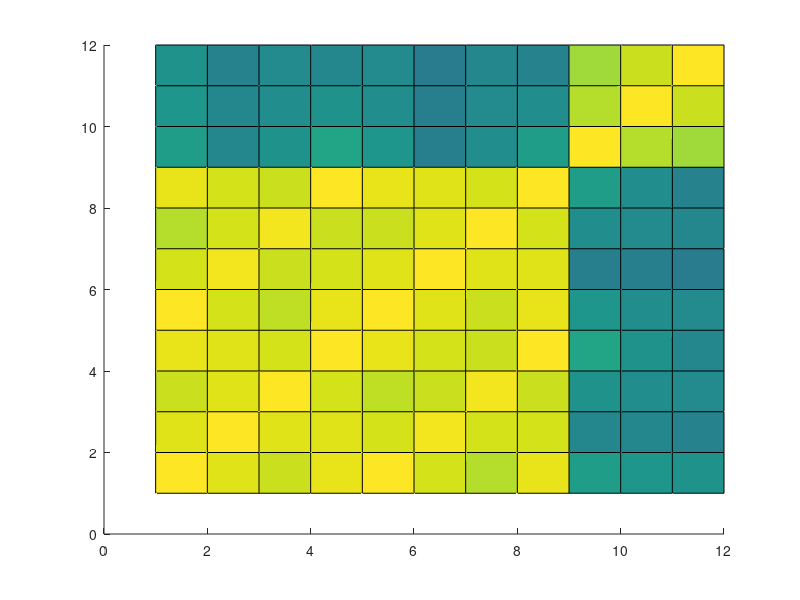
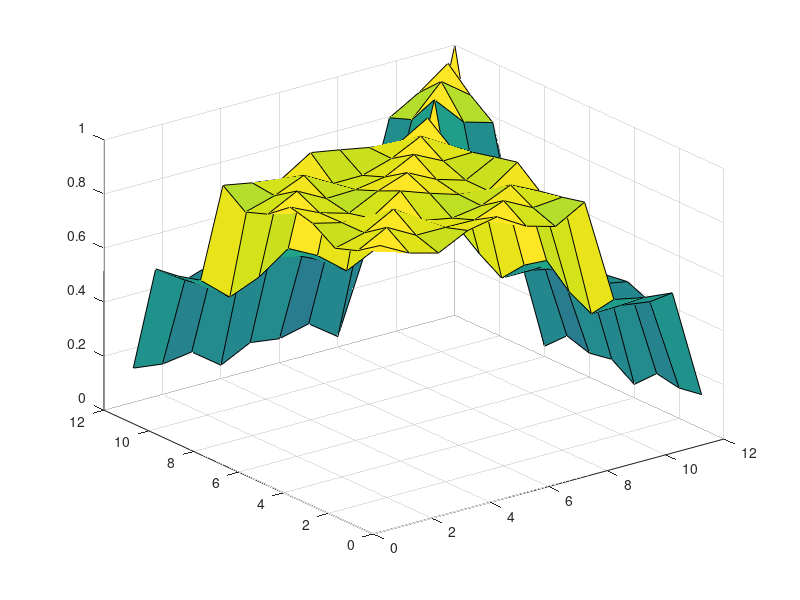
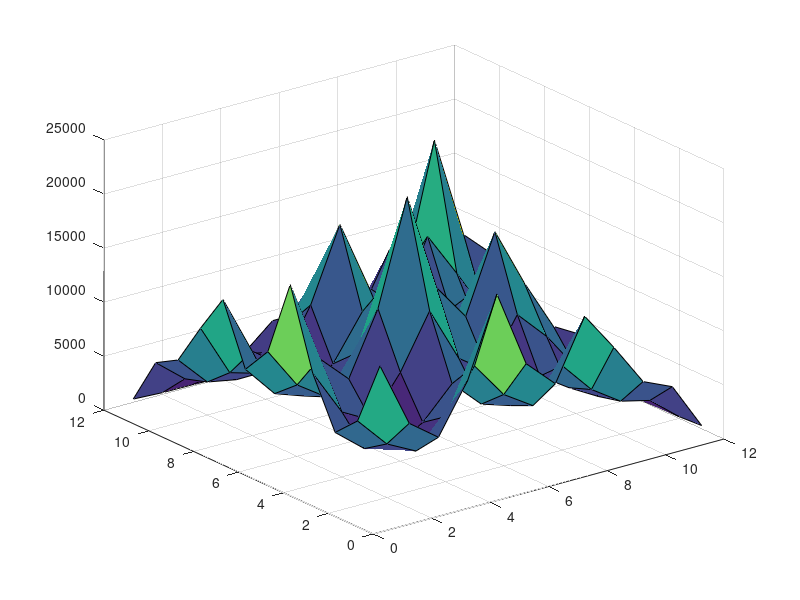
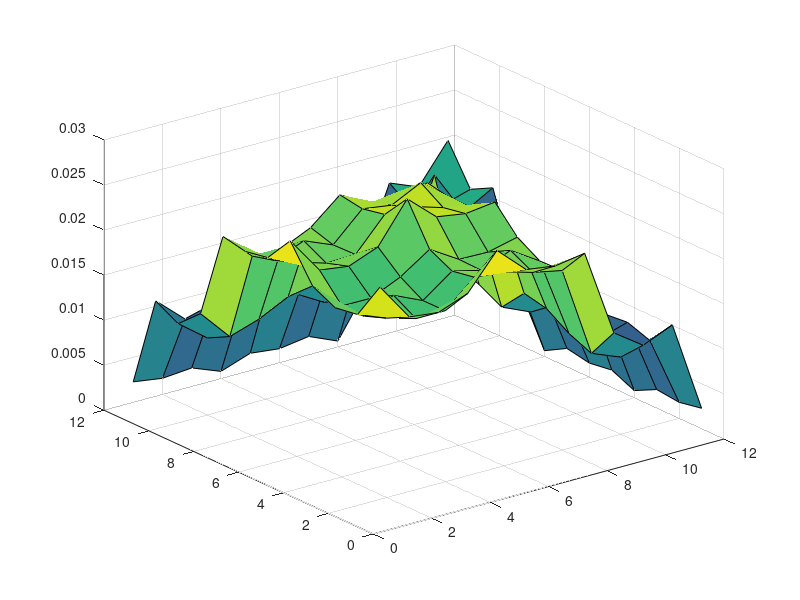

Write the MATLAB code that produced these figures, in order.
clear;

hold on;

X = dlmread('dataset0.txt');

xCov = cov(X);
xCor = corrcoef(X);

Y = (X - min(X)) ./ (max(X) - min(X));

surf(corrcoef(X))

figure
surf(corrcoef(Y))

figure
surf(cov(X))

figure
surf(cov(Y))